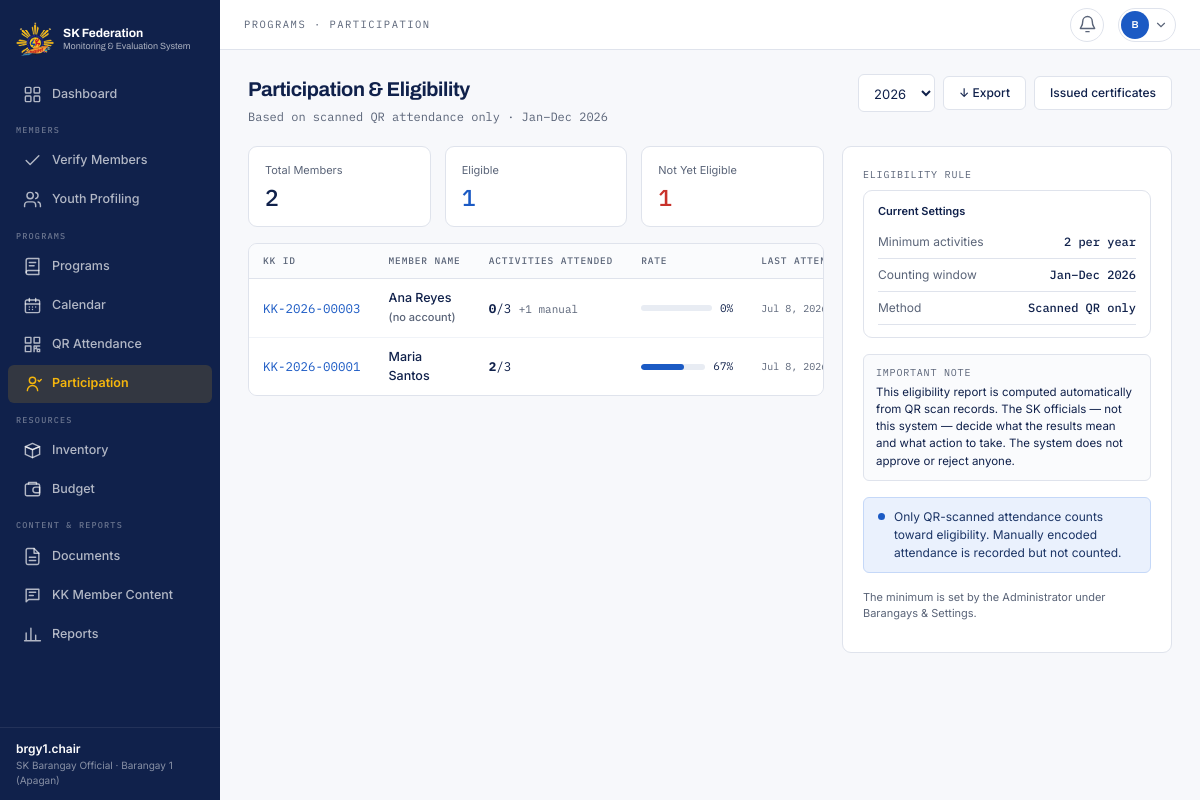
/barangay/participation.php (signed in), run on the app's committed database.
### tables this page shows
CREATE TABLE users (
  user_id              INT(11)      NOT NULL AUTO_INCREMENT,
  role_id              INT(11)      NOT NULL,
  barangay_id          INT(11)      DEFAULT NULL,
  verified_by          INT(11)      DEFAULT NULL,
  username             VARCHAR(50)  NOT NULL,
  email                VARCHAR(150) NOT NULL,
  password_hash        VARCHAR(255) NOT NULL,
  verification_status  VARCHAR(20)  NOT NULL DEFAULT 'pending',
  date_verified        DATETIME     DEFAULT NULL,
  rejection_reason     VARCHAR(255) DEFAULT NULL,
  is_active            TINYINT(1)   NOT NULL DEFAULT 1,
  last_login           DATETIME     DEFAULT NULL,
  date_created         DATETIME     NOT NULL DEFAULT CURRENT_TIMESTAMP,
  PRIMARY KEY (user_id),
  UNIQUE KEY uq_users_username (username),
  UNIQUE KEY uq_users_email (email),
  KEY fk_users_role (role_id),
  KEY fk_users_barangay (barangay_id),
  KEY fk_users_verifier (verified_by),
  CONSTRAINT fk_users_role     FOREIGN KEY (role_id)     REFERENCES roles (role_id),
  CONSTRAINT fk_users_barangay FOREIGN KEY (barangay_id) REFERENCES barangays (barangay_id),
  CONSTRAINT fk_users_verifier FOREIGN KEY (verified_by) REFERENCES users (user_id),
  CONSTRAINT chk_users_status  CHECK (verification_status IN ('pending','verified','rejected'))
);

CREATE TABLE barangays (
  barangay_id    INT(11)      NOT NULL AUTO_INCREMENT,
  barangay_name  VARCHAR(100) NOT NULL,
  municipality   VARCHAR(100) NOT NULL DEFAULT 'Nasipit',
  chairman_id    INT(11)      DEFAULT NULL,    
  PRIMARY KEY (barangay_id),
  UNIQUE KEY uq_barangay (barangay_name, municipality),
  KEY fk_barangay_chairman (chairman_id),
  CONSTRAINT fk_barangay_chairman FOREIGN KEY (chairman_id) REFERENCES users (user_id) ON DELETE SET NULL
);

CREATE TABLE youth_profiles (
  profile_id    INT(11)      NOT NULL AUTO_INCREMENT,
  user_id       INT(11)      DEFAULT NULL,
  barangay_id   INT(11)      NOT NULL,
  full_name     VARCHAR(255) NOT NULL,
  birthdate     DATE         NOT NULL,
  sex           VARCHAR(10)  DEFAULT NULL,
  contact_no    VARCHAR(20)  DEFAULT NULL,
  address       VARCHAR(255) DEFAULT NULL,
  civil_status  VARCHAR(30)  DEFAULT NULL,
  education     VARCHAR(100) DEFAULT NULL,
  work_status   VARCHAR(100) DEFAULT NULL,
  youth_org     VARCHAR(255) DEFAULT NULL,
  school_status VARCHAR(30)  DEFAULT NULL,
  is_pwd        TINYINT(1)   DEFAULT NULL,
  attended_assembly TINYINT(1) DEFAULT NULL,
   
   
  id_document_type VARCHAR(50)  DEFAULT NULL,
  id_document_path VARCHAR(255) DEFAULT NULL,
  selfie_path      VARCHAR(255) DEFAULT NULL,
  consent_date     DATETIME     DEFAULT NULL,
  date_encoded  DATETIME     NOT NULL DEFAULT CURRENT_TIMESTAMP,
  PRIMARY KEY (profile_id),
  UNIQUE KEY uq_profile_user (user_id),
  KEY fk_profile_barangay (barangay_id),
  CONSTRAINT fk_profile_user     FOREIGN KEY (user_id)     REFERENCES users (user_id) ON DELETE SET NULL,
  CONSTRAINT fk_profile_barangay FOREIGN KEY (barangay_id) REFERENCES barangays (barangay_id)
);

### includes/pages/participation.php (the view, shortened to what the rows shown need)
<?php
$isBarangay = role() === ROLE_BARANGAY;
$scope = $isBarangay ? my_barangay() : (get_int('barangay') ?: null);
$year = get_int('year') ?: (int) date('Y');
$rows = participation_rows($scope, $year);
$filter = get('show');
$shown = array_values(array_filter($rows, fn ($r) => $filter === '' || ($filter === 'eligible') === $r['eligible']));
$title = 'Participation & Eligibility';
$nav = 'participation';
$crumb = ($isBarangay ? 'Programs' : 'Monitoring') . ' · Participation';
require APP_ROOT . '/includes/header.php';
?>
<div class="page-head">
  <div>
    <h1 class="page-title">Participation &amp; Eligibility</h1>
  </div>
</div>
<div class="split">
  <div>
    <div class="card table-wrap">
      <table class="table">
        <thead><tr><th>KK ID</th><th>Member Name</th><?php if (!$isBarangay): ?><th>Barangay</th><?php endif; ?><th>Activities Attended</th><th>Rate</th><th>Last Attended</th><th>Eligibility</th></tr></thead>
        <tbody>
        <?php foreach ($shown as $r): $rate = (float) pct($r['attended'], $r['held']); ?>
          <tr>
            <td class="record-id nowrap"><?= e(kk_id((int) $r['profile_id'], $r['date_encoded'])) ?></td>
            <td style="font-weight:500"><?= e($r['full_name']) ?><?= $r['user_id'] ? '' : ' <span class="muted small">(no account)</span>' ?></td>
            <td class="mono"><strong><?= (int) $r['attended'] ?></strong>/<?= (int) $r['held'] ?><?= (int) $r['manual_count'] ? ' <span class="muted small" title="Manual entries are not counted">+' . (int) $r['manual_count'] . ' manual</span>' : '' ?></td>
            <td style="min-width:120px"><div class="row" style="gap:8px;flex-wrap:nowrap"><div style="flex:1"><?= bar($rate, $r['eligible'] ? 'blue' : 'red') ?></div><span class="mono small"><?= (int) $rate ?>%</span></div></td>
            <td class="sub"><?= e(fmt_date($r['last_attended'])) ?></td>
          </tr>
        <?php endforeach; ?>
        </tbody>
      </table>
    </div>
  </div>
</div>
<?php require APP_ROOT . '/includes/footer.php';

### includes/header.php (shortened to what the rows shown need)
<?php
$__u = current_user();
$__unread = $__u ? (int) q_val('SELECT COUNT(*) FROM notifications WHERE user_id = ? AND is_read = 0', [$__u['user_id']]) : 0;
?><!doctype html>
<html lang="en">
<head>
<link rel="stylesheet" href="<?= e(asset('css/style.css')) ?>">
</head>
<body class="app">
<?php if ($__u): require __DIR__ . '/sidebar.php'; endif; ?>
<div class="main">
<?php if ($__u): ?>
  <header class="topbar">
    <div class="breadcrumb"><?= e($crumb ?? $title ?? '') ?></div>
    <div class="topbar-actions">
      <a class="notification-button<?= ($nav ?? '') === 'notifications' ? ' active' : '' ?>" href="<?= e(url('notifications.php')) ?>" aria-label="Notifications, <?= $__unread ?> unread" title="Notifications">
        <?= nav_icon('bell') ?>
      </a>
      <div class="profile-menu-wrap">
        <button type="button" class="profile-button" data-menu-toggle aria-haspopup="menu" aria-expanded="false" aria-label="Open account menu">
          <span class="profile-avatar"><?= e(initials(display_name())) ?></span>
          <svg width="14" height="14" viewBox="0 0 24 24" fill="none" stroke="currentColor" stroke-width="2" stroke-linecap="round" aria-hidden="true"><path d="m6 9 6 6 6-6"/></svg>
        </button>
      </div>
    </div>
  </header>
<?php endif; ?>
  <main class="page<?= !empty($wide) ? ' page-wide' : '' ?>" id="content">

### includes/sidebar.php (shortened to what the rows shown need)
<?php
function nav_icon(string $name): string
{
    static $paths = [
        'dashboard' => '<rect x="3" y="3" width="7" height="7" rx="1"/><rect x="14" y="3" width="7" height="7" rx="1"/><rect x="3" y="14" width="7" height="7" rx="1"/><rect x="14" y="14" width="7" height="7" rx="1"/>',
        'people' => '<path d="M16 21v-2a4 4 0 0 0-4-4H6a4 4 0 0 0-4 4v2"/><circle cx="9" cy="7" r="4"/><path d="M22 21v-2a4 4 0 0 0-3-3.87M16 3.13a4 4 0 0 1 0 7.75"/>',
        'programs' => '<path d="M4 19.5A2.5 2.5 0 0 1 6.5 17H20"/><path d="M6.5 2H20v20H6.5A2.5 2.5 0 0 1 4 19.5v-15A2.5 2.5 0 0 1 6.5 2Z"/><path d="M8 7h8M8 11h6"/>',
        'calendar' => '<rect x="3" y="5" width="18" height="16" rx="2"/><path d="M16 3v4M8 3v4M3 10h18"/><path d="M8 14h.01M12 14h.01M16 14h.01M8 17h.01M12 17h.01"/>',
        'participation' => '<circle cx="12" cy="8" r="4"/><path d="M5.5 21a6.5 6.5 0 0 1 13 0M19 8l1.5 1.5L23 7"/>',
        'documents' => '<path d="M14 2H6a2 2 0 0 0-2 2v16a2 2 0 0 0 2 2h12a2 2 0 0 0 2-2V8Z"/><path d="M14 2v6h6M8 13h8M8 17h8"/>',
        'content' => '<path d="M4 4h16v13H7l-3 3Z"/><path d="M8 8h8M8 12h5"/>',
        'reports' => '<path d="M4 20V10M10 20V4M16 20v-7M22 20H2"/>',
        'qr' => '<rect x="3" y="3" width="7" height="7"/><rect x="14" y="3" width="7" height="7"/><rect x="3" y="14" width="7" height="7"/><path d="M14 14h3v3h-3zM18 18h3v3h-3zM18 14h3M14 18v3"/>',
        'inventory' => '<path d="m3 7 9-4 9 4-9 4Z"/><path d="m3 7 9 4 9-4v10l-9 4-9-4Z"/><path d="M12 11v10"/>',
        'budget' => '<rect x="3" y="5" width="18" height="15" rx="2"/><path d="M16 9h5v7h-5a3.5 3.5 0 0 1 0-7ZM7 5V3h10v2"/>',
        'verify' => '<path d="M20 6 9 17l-5-5"/>',
        'certificate' => '<circle cx="12" cy="8" r="5"/><path d="m8.5 12-1 9 4.5-2 4.5 2-1-9"/>',
        'settings' => '<circle cx="12" cy="12" r="3"/><path d="M12 2v3M12 19v3M4.2 4.2l2.1 2.1M17.7 17.7l2.1 2.1M2 12h3M19 12h3M4.2 19.8l2.1-2.1M17.7 6.3l2.1-2.1"/>',
        'logs' => '<path d="M3 12a9 9 0 1 0 3-6.7L3 8"/><path d="M3 3v5h5M12 7v5l3 2"/>',
        'announcements' => '<path d="m3 11 18-5v12L3 14Z"/><path d="m11.6 16.4.9 4.6H8l-1.4-6"/>',
        'feedback' => '<path d="M21 15a4 4 0 0 1-4 4H8l-5 3V7a4 4 0 0 1 4-4h10a4 4 0 0 1 4 4Z"/><path d="M8 9h8M8 13h5"/>',
        'scan' => '<path d="M3 7V4a1 1 0 0 1 1-1h3M17 3h3a1 1 0 0 1 1 1v3M21 17v3a1 1 0 0 1-1 1h-3M7 21H4a1 1 0 0 1-1-1v-3M7 12h10"/>',
        'bell' => '<path d="M18 8a6 6 0 0 0-12 0c0 7-3 7-3 9h18c0-2-3-2-3-9M10 21h4"/>',
    ];
    return '<svg width="19" height="19" viewBox="0 0 24 24" fill="none" stroke="currentColor" stroke-width="1.8" stroke-linecap="round" stroke-linejoin="round" aria-hidden="true">' . ($paths[$name] ?? '') . '</svg>';
}
function nav_groups(int $role): array
{
    switch ($role) {
        case ROLE_BARANGAY:
            return [
                ['', [['dashboard', 'Dashboard', 'barangay/index.php', 'dashboard']]],
                ['Members', [['verify', 'Verify Members', 'barangay/verify.php', 'verify'],
                             ['youth', 'Youth Profiling', 'barangay/youth.php', 'people']]],
                ['Programs', [['programs', 'Programs', 'barangay/programs.php', 'programs'],
                              ['calendar', 'Calendar', 'barangay/calendar.php', 'calendar'],
                              ['qr', 'QR Attendance', 'barangay/qr.php', 'qr'],
                              ['participation', 'Participation', 'barangay/participation.php', 'participation']]],
                ['Resources', [['inventory', 'Inventory', 'barangay/inventory.php', 'inventory'],
                               ['budget', 'Budget', 'barangay/budget.php', 'budget']]],
                ['Content & Reports', [['documents', 'Documents', 'barangay/documents.php', 'documents'],
                                       ['content', 'KK Member Content', 'barangay/content.php', 'content'],
                                       ['reports', 'Reports', 'barangay/reports.php', 'reports']]],
            ];
    }
    return [];
}
$__groups = nav_groups(role());
?>
<nav class="nav-rail" id="nav-rail" aria-label="Main navigation">
  <a class="nav-brand" href="<?= e(url(home_url(role()))) ?>">
    <img src="<?= e(asset('img/sk-federation-logo.png')) ?>" alt="SK Federation Nasipit logo" width="38" height="38">
    <span>
      <strong>SK Federation</strong>
      <small>Monitoring &amp; Evaluation System</small>
    </span>
  </a>
  <div class="nav-groups">
    <?php foreach ($__groups as [$__label, $__items]): ?>
      <div class="nav-group">
        <?php if ($__label !== ''): ?><div class="nav-group-label"><?= e($__label) ?></div><?php endif; ?>
        <?php foreach ($__items as [$__id, $__text, $__href, $__icon]): ?>
          <a class="nav-item<?= ($nav ?? '') === $__id ? ' active' : '' ?>" href="<?= e(url($__href)) ?>"<?= ($nav ?? '') === $__id ? ' aria-current="page"' : '' ?>>
            <span class="nav-icon"><?= nav_icon($__icon) ?></span><span><?= e($__text) ?></span>
          </a>
        <?php endforeach; ?>
      </div>
    <?php endforeach; ?>
  </div>
  <div class="nav-foot">
    <div class="nav-foot-name"><?= e(display_name()) ?></div>
    <div class="nav-foot-role"><?= e(ROLE_LABELS[role()] ?? '') ?><?= current_user()['barangay_name'] ? ' · ' . e(current_user()['barangay_name']) : '' ?></div>
  </div>
</nav>

### includes/domain.php (shortened to what the rows shown need)
<?php
require_once __DIR__ . '/helpers.php';
function participation_rows(?int $barangayId, int $year): array
{
    $where = $barangayId === null ? '' : 'AND yp.barangay_id = ?';
    $params = [$year, $year];
    if ($barangayId !== null) {
        $params[] = $barangayId;
    }
    return q_all("
        SELECT yp.profile_id, yp.full_name, yp.date_encoded, b.barangay_name, yp.user_id,
               COUNT(DISTINCT CASE WHEN at.entry_method = 'qr_scan' THEN at.activity_id END) AS attended,
               COUNT(DISTINCT CASE WHEN at.entry_method = 'manual' THEN at.activity_id END) AS manual_count,
               (SELECT COUNT(*) FROM activities a JOIN programs p ON p.program_id = a.program_id
                 WHERE p.barangay_id = yp.barangay_id AND YEAR(a.activity_date) = ? AND a.activity_date <= CURDATE()) AS held,
               MAX(at.time_scanned) AS last_attended
          FROM youth_profiles yp
          JOIN barangays b ON b.barangay_id = yp.barangay_id
          LEFT JOIN users u ON u.user_id = yp.user_id
          LEFT JOIN attendance at ON at.profile_id = yp.profile_id
               AND at.activity_id IN (SELECT a.activity_id FROM activities a WHERE YEAR(a.activity_date) = ?)
         WHERE (yp.user_id IS NULL OR u.verification_status = 'verified') $where
         GROUP BY yp.profile_id
         ORDER BY yp.full_name", $params);
}
function bar(float $percent, string $colour = 'blue'): string
{
    $p = max(0, min(100, $percent));
    return '<div class="bar"><div class="bar-fill bar-' . $colour . '" style="width:' . number_format($p, 1, '.', '') . '%"></div></div>';
}

### data on the page
users: username "brgy1.chair", role "SK Barangay Official", barangay.barangay_name "Barangay 1 (Apagan)", role "PROGRAMS · PARTICIPATION"
youth_profiles: profile_id+date_encoded "KK-2026-00003", full_name "Ana Reyes", shows "(no account)", attended "0", held "3", manual_count "1", rate "0", last_attended "Jul 8,…"
youth_profiles: profile_id+date_encoded "KK-2026-00001", full_name "Maria Santos", attended "2", held "3", $p 67.0 (drawn), rate "67", last_attended "Jul 8,…"

### other printed values
$__text "Dashboard"
$__label "MEMBERS"
$__text "Verify Members"
$__text "Youth Profiling"
$__label "PROGRAMS"
$__text "Programs"
$__text "Calendar"
$__text "QR Attendance"
$__text "Participation"
$__label "RESOURCES"
$__text "Inventory"
$__text "Budget"
$__label "CONTENT & REPORTS"
$__text "Documents"
$__text "KK Member Content"
